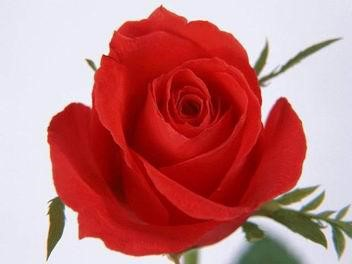
#> input picture shiyan4/flower3.jpg, 352 x 264 px
$ python 2.py
#> lines starting #> are read from the running program, lines starting #| are printed output that depends on the picture
import cv2
import numpy as np
from matplotlib import pyplot as plt
img=cv2.imread('flower3.jpg',0)
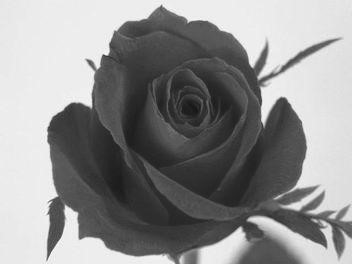
#> img: shape (264, 352); min 21, max 255, mean 143.9
plt.hist(img.ravel(),256,[0,256])
plt.show()
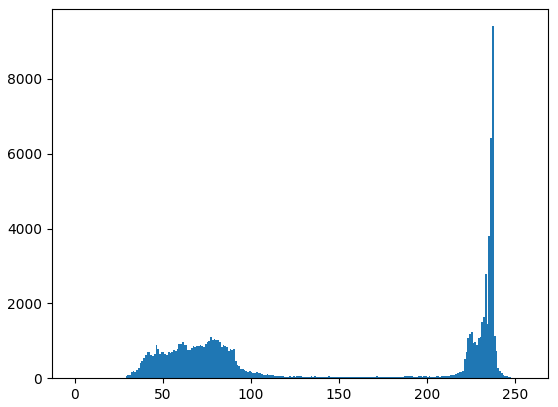
#> figure drawn by matplotlib, 1 panel; tallest bar 9410 high, from x = 237 to 238

$ run again, with shiyan4/flower2.jpg copied over shiyan4/flower3.jpg
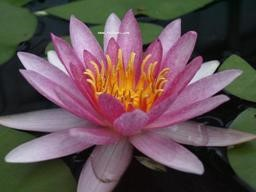
#> input picture shiyan4/flower2.jpg, 256 x 192 px
#> `img=cv2.imread('flower3.jpg',0)`:
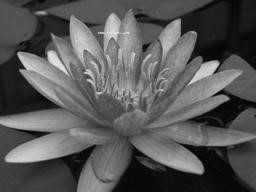
#> img: shape (192, 256); min 0, max 232, mean 87.1
#> `plt.show()`:
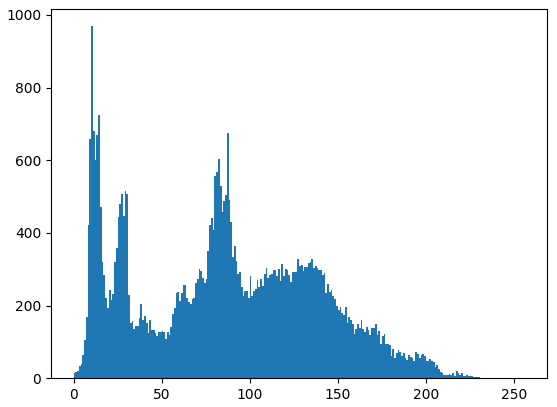
#> figure drawn by matplotlib, 1 panel; tallest bar 969 high, from x = 10 to 11
